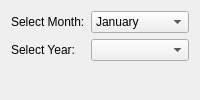
             <widget class="QWidget" name="specificMonth">
              <layout class="QFormLayout" name="formLayout_5">
               <item row="0" column="1">
                <widget class="QComboBox" name="monthComboBox">
                 <item>
                  <property name="text">
                   <string>January</string>
                  </property>
                 </item>
                 <item>
                  <property name="text">
                   <string>February</string>
                  </property>
                 </item>
                 <item>
                  <property name="text">
                   <string>March</string>
                  </property>
                 </item>
                 <item>
                  <property name="text">
                   <string>April</string>
                  </property>
                 </item>
                 <item>
                  <property name="text">
                   <string>May</string>
                  </property>
                 </item>
                 <item>
                  <property name="text">
                   <string>June</string>
                  </property>
                 </item>
                 <item>
                  <property name="text">
                   <string>July</string>
                  </property>
                 </item>
                 <item>
                  <property name="text">
                   <string>August</string>
                  </property>
                 </item>
                 <item>
                  <property name="text">
                   <string>September</string>
                  </property>
                 </item>
                 <item>
                  <property name="text">
                   <string>October</string>
                  </property>
                 </item>
                 <item>
                  <property name="text">
                   <string>November</string>
                  </property>
                 </item>
                 <item>
                  <property name="text">
                   <string>December</string>
                  </property>
                 </item>
                </widget>
               </item>
               <item row="1" column="0">
                <widget class="QLabel" name="label_27">
                 <property name="text">
                  <string>Select Year:</string>
                 </property>
                </widget>
               </item>
               <item row="0" column="0">
                <widget class="QLabel" name="label_26">
                 <property name="text">
                  <string>Select Month:</string>
                 </property>
                </widget>
               </item>
               <item row="1" column="1">
                <widget class="QComboBox" name="yearComboBox"/>
               </item>
              </layout>
             </widget>
